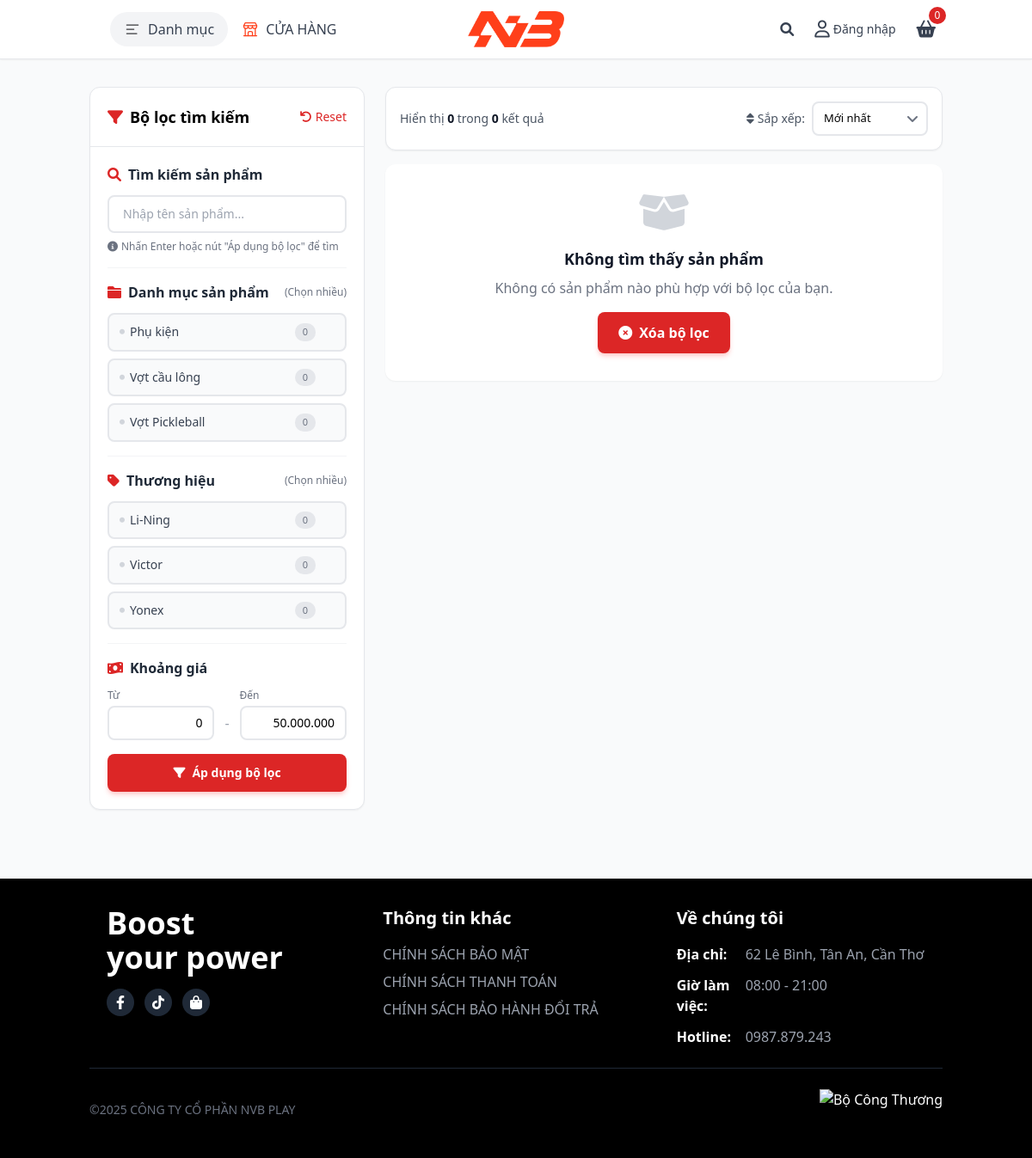
Screenshot of /view/shop.php with the database file from the repository.
### tables this page shows
CREATE TABLE `danhmuc` (
  `Danhmuc_id` int(11) NOT NULL,
  `Ten_danhmuc` varchar(100) NOT NULL,
  `slug` varchar(100) DEFAULT NULL
);

CREATE TABLE `thuonghieu` (
  `Ma_thuonghieu` int(11) NOT NULL,
  `Ten_thuonghieu` varchar(100) NOT NULL,
  `slug` varchar(100) DEFAULT NULL
);

### view/shop.php (the view, shortened to what the rows shown need)
<?php
require_once '../control/connect.php';
$categories_sql = "SELECT d.*,
(SELECT COUNT(*) FROM sanpham WHERE Danhmuc_id = d.Danhmuc_id AND TrangThai = 1) as product_count
FROM danhmuc d
ORDER BY Ten_danhmuc";
$categories_result = $conn->query($categories_sql);
$brands_sql = "SELECT th.*,
(SELECT COUNT(*) FROM sanpham WHERE Ma_thuonghieu = th.Ma_thuonghieu AND TrangThai = 1) as product_count
FROM thuonghieu th
ORDER BY Ten_thuonghieu";
$brands_result = $conn->query($brands_sql);
$brands_list = [];
while ($brand = $brands_result->fetch_assoc()) {
    $brands_list[] = $brand;
}
function isActiveFilter($type, $value)
{
    if ($type === 'danhmuc' || $type === 'thuonghieu') {
        return isset($_GET[$type]) && is_array($_GET[$type]) && in_array($value, $_GET[$type]);
    }
    return false;
}
?>
<!DOCTYPE html>
<html lang="vi">
<head>
    <script src="https://cdn.tailwindcss.com"></script>
    <link rel="stylesheet" href="https://cdnjs.cloudflare.com/ajax/libs/font-awesome/6.0.0-beta3/css/all.min.css">
</head>
<body class="font-sans antialiased bg-gray-50">
    <div id="wrapper" class="min-h-screen flex flex-col">
        <main>
            <div class="container mx-auto px-4 py-6 md:py-8">
                <div class="flex flex-col lg:flex-row gap-6">
                    <div class="hidden lg:block lg:w-80 flex-shrink-0">
                        <div class="bg-white rounded-xl shadow-sm border border-gray-200 sticky top-24"
                            id="desktop-sidebar">
                            <div class="p-5 space-y-4 max-h-[calc(100vh-200px)] overflow-y-auto custom-scrollbar"
                                id="desktop-filter-content">
                                <div class="border-b border-gray-100 pb-4">
                                    <div class="filter-btn-grid">
                                        <?php $categories_result->data_seek(0);
                                        while ($category = $categories_result->fetch_assoc()): ?>
                                            <label class="filter-btn">
                                                <div class="btn-content">
                                                    <div class="btn-label"><i
                                                            class="fas fa-circle text-[6px] <?php echo isActiveFilter('danhmuc', $category['slug']) ? 'text-red-600' : 'text-gray-300'; ?>"></i><span
                                                            class="text-sm"
                                                            title="<?php echo htmlspecialchars($category['Ten_danhmuc']); ?>"><?php echo htmlspecialchars($category['Ten_danhmuc']); ?></span>
                                                    </div>
                                                    <div class="flex items-center gap-1"><span
                                                            class="btn-count"><?php echo $category['product_count']; ?></span></div>
                                                </div>
                                            </label>
                                        <?php endwhile; ?>
                                    </div>
                                </div>
                                <div class="border-b border-gray-100 pb-4">
                                    <div class="filter-btn-grid">
                                        <?php foreach ($brands_list as $brand): ?>
                                            <label class="filter-btn">
                                                <div class="btn-content">
                                                    <div class="btn-label"><i
                                                            class="fas fa-circle text-[6px] <?php echo isActiveFilter('thuonghieu', $brand['slug']) ? 'text-red-600' : 'text-gray-300'; ?>"></i><span
                                                            class="text-sm"
                                                            title="<?php echo htmlspecialchars($brand['Ten_thuonghieu']); ?>"><?php echo htmlspecialchars($brand['Ten_thuonghieu']); ?></span>
                                                    </div>
                                                    <div class="flex items-center gap-1"><span
                                                            class="btn-count"><?php echo $brand['product_count']; ?></span></div>
                                                </div>
                                            </label>
                                        <?php endforeach; ?>
                                    </div>
                                </div>
                            </div>
                        </div>
                    </div>
                </div>
            </div>
        </main>
    </div>
</body>
</html>

### rows the page displays
danhmuc: Ten_danhmuc "Phụ kiện", product_count "0"
danhmuc: Ten_danhmuc "Vợt cầu lông", product_count "0"
danhmuc: Ten_danhmuc "Vợt Pickleball", product_count "0"
thuonghieu: Ten_thuonghieu "Li-Ning", product_count "0"
thuonghieu: Ten_thuonghieu "Victor", product_count "0"
thuonghieu: Ten_thuonghieu "Yonex", product_count "0"

### other values shown
$total_products "0"
